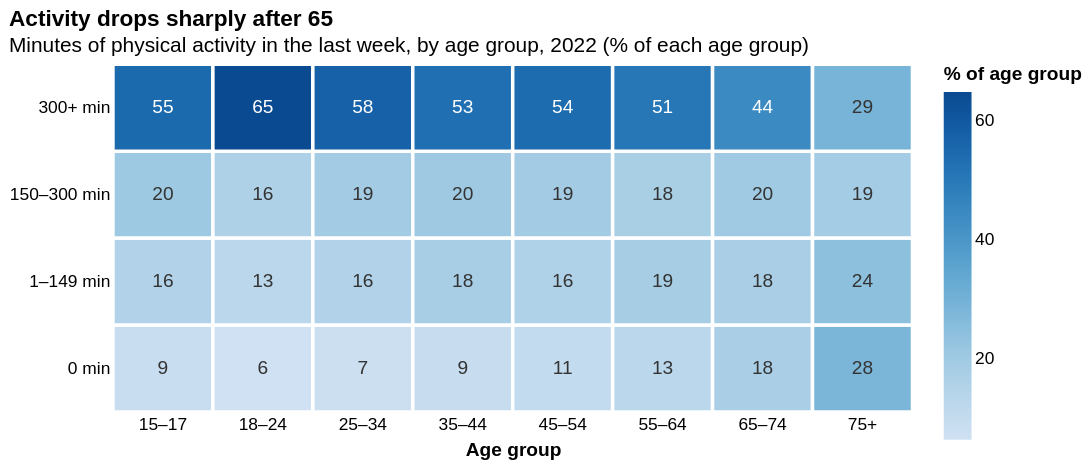

The specification (Vega-Lite) saved for this image:
### Vega-Lite specification from a JSON file in a GitHub repository (floating-point values rounded to 4 significant figures)
{"$schema": "https://vega.github.io/schema/vega-lite/v5.json", "title": {"text": "Activity drops sharply after 65", "subtitle": "Minutes of physical activity in the last week, by age group, 2022 (% of each age group)", "anchor": "start"}, "width": 460, "height": 200, "data": {"values": [{"age": "15–17", "minutes": "0 min", "pct": 8.8}, {"age": "15–17", "minutes": "1–149 min", "pct": 15.6}, {"age": "15–17", "minutes": "150–300 min", "pct": 20.3}, {"age": "15–17", "minutes": "300+ min", "pct": 54.8}, {"age": "18–24", "minutes": "0 min", "pct": 6.3}, {"age": "18–24", "minutes": "1–149 min", "pct": 12.9}, {"age": "18–24", "minutes": "150–300 min", "pct": 16.4}, {"age": "18–24", "minutes": "300+ min", "pct": 64.9}, {"age": "25–34", "minutes": "0 min", "pct": 7.4}, {"age": "25–34", "minutes": "1–149 min", "pct": 15.6}, {"age": "25–34", "minutes": "150–300 min", "pct": 19.2}, {"age": "25–34", "minutes": "300+ min", "pct": 57.5}, {"age": "35–44", "minutes": "0 min", "pct": 9.1}, {"age": "35–44", "minutes": "1–149 min", "pct": 17.9}, {"age": "35–44", "minutes": "150–300 min", "pct": 20.1}, {"age": "35–44", "minutes": "300+ min", "pct": 53.1}, {"age": "45–54", "minutes": "0 min", "pct": 10.5}, {"age": "45–54", "minutes": "1–149 min", "pct": 15.9}, {"age": "45–54", "minutes": "150–300 min", "pct": 19.2}, {"age": "45–54", "minutes": "300+ min", "pct": 54.2}, {"age": "55–64", "minutes": "0 min", "pct": 12.9}, {"age": "55–64", "minutes": "1–149 min", "pct": 18.5}, {"age": "55–64", "minutes": "150–300 min", "pct": 17.7}, {"age": "55–64", "minutes": "300+ min", "pct": 50.8}, {"age": "65–74", "minutes": "0 min", "pct": 17.8}, {"age": "65–74", "minutes": "1–149 min", "pct": 17.8}, {"age": "65–74", "minutes": "150–300 min", "pct": 20.0}, {"age": "65–74", "minutes": "300+ min", "pct": 44.3}, {"age": "75+", "minutes": "0 min", "pct": 28.2}, {"age": "75+", "minutes": "1–149 min", "pct": 24.3}, {"age": "75+", "minutes": "150–300 min", "pct": 19.0}, {"age": "75+", "minutes": "300+ min", "pct": 28.8}]}, "encoding": {"x": {"field": "age", "type": "ordinal", "title": "Age group", "sort": null, "axis": {"labelAngle": 0}}, "y": {"field": "minutes", "type": "ordinal", "title": null, "sort": ["300+ min", "150–300 min", "1–149 min", "0 min"]}}, "layer": [{"mark": {"type": "rect", "stroke": "white", "strokeWidth": 2}, "encoding": {"color": {"field": "pct", "type": "quantitative", "title": "% of age group", "scale": {"scheme": "blues"}}, "tooltip": [{"field": "age", "title": "Age"}, {"field": "minutes", "title": "Activity last week"}, {"field": "pct", "title": "% of age group", "format": ".1f"}]}}, {"mark": {"type": "text", "fontSize": 11}, "encoding": {"text": {"field": "pct", "format": ".0f"}, "color": {"condition": {"test": "datum.pct > 40", "value": "white"}, "value": "#333"}}}], "config": {"view": {"stroke": null}, "axis": {"domain": false, "ticks": false}}}
